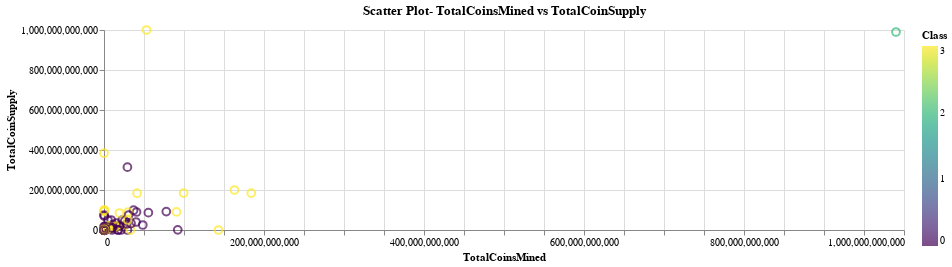

The code cell stored with this chart in its notebook:
### Code cell
#Use the altair scatter plot to visualize the tradable cryptocurrencies, x="TotalCoinsMined" and y="TotalCoinSupply" for the axes
alt.Chart(clustered_df, title="Scatter Plot- TotalCoinsMined vs TotalCoinSupply", width=800, height=200).mark_point(size=60).encode(
    x="TotalCoinsMined", 
    y="TotalCoinSupply", 
    color=alt.Color('Class', scale=alt.Scale(scheme='viridis')),
    # Add the required tool tips "CoinName", "Algorithm", "TotalCoinsMined", "TotalCoinSupply"
    tooltip=["CoinName", "Algorithm", "TotalCoinsMined", "TotalCoinSupply"]
    
)

### Figure 1 — Vega-Lite specification as saved in the notebook (floating-point values rounded to 4 significant figures; data arrays with more than 128 entries replaced by an {"elided": "..."} marker saying what was removed)
{"config": {"view": {"continuousWidth": 400, "continuousHeight": 300}}, "data": {"name": "data-acfe36c52a62bf9f96283ea0e51509db"}, "mark": {"type": "point", "size": 60}, "encoding": {"color": {"field": "Class", "scale": {"scheme": "viridis"}, "type": "quantitative"}, "tooltip": [{"field": "CoinName", "type": "nominal"}, {"field": "Algorithm", "type": "nominal"}, {"field": "TotalCoinsMined", "type": "quantitative"}, {"field": "TotalCoinSupply", "type": "quantitative"}], "x": {"field": "TotalCoinsMined", "type": "quantitative"}, "y": {"field": "TotalCoinSupply", "type": "quantitative"}}, "height": 200, "title": "Scatter Plot- TotalCoinsMined vs TotalCoinSupply", "width": 800, "$schema": "https://vega.github.io/schema/vega-lite/v4.17.0.json", "datasets": {"data-acfe36c52a62bf9f96283ea0e51509db": {"elided": "532 records"}}}
